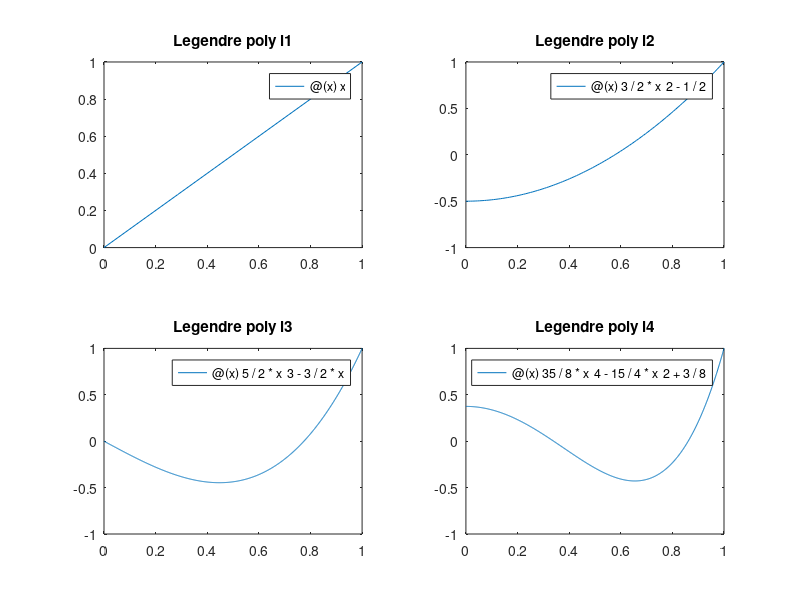

Here is the MATLAB script that generated this plot:
function lab1_pb1
    clf; axis square;
    l1 = @(x) x;
    subplot(2,2,1), fplot(l1, [0, 1]); title('Legendre poly l1');
    l2 = @(x) 3/2*x^2 - 1/2;
    subplot(2,2,2), fplot(l2, [0, 1]); title('Legendre poly l2');
    l3 = @(x) 5/2*x^3 - 3/2*x;
    subplot(2,2,3), fplot(l3, [0, 1]); title('Legendre poly l3');
    l4 = @(x) 35/8*x^4 - 15/4*x^2 + 3/8; 
    subplot(2,2,4), fplot(l4, [0, 1]); title('Legendre poly l4');
end